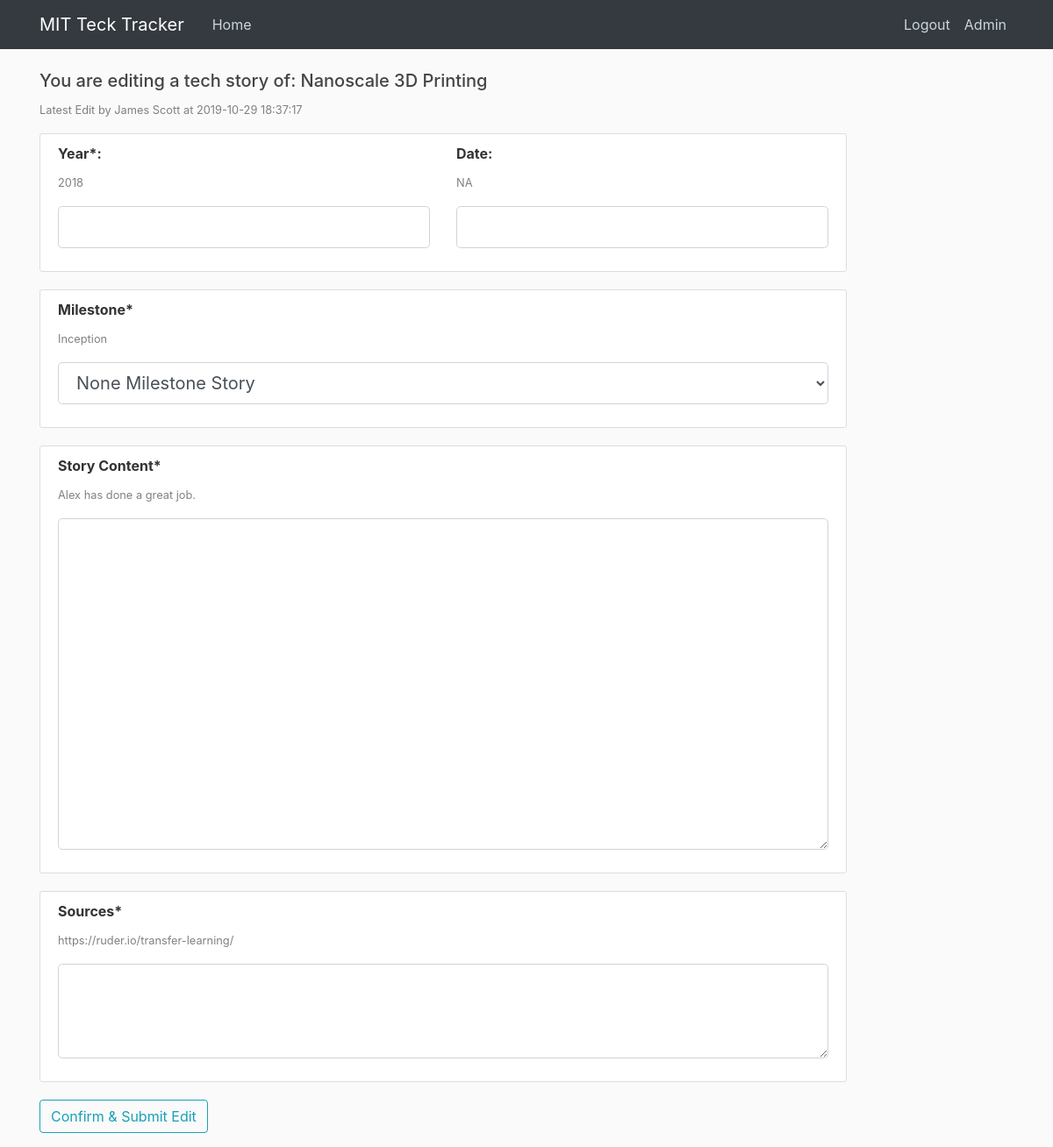
Page /edit_log/8 (signed in) on the committed database.
### tables this page shows
CREATE TABLE tech_story_log (
  log_s_id integer PRIMARY KEY autoincrement,
  contributor integer NOT NULL,
  contribute_time timestamp without time zone NOT NULL,
  tech_name text NOT NULL,
  story_year integer NOT NULL,
  story_date text,
  story_content text NOT NULL,
  milestone text NOT NULL,
  sources text,
  change_committed timestamp without time zone
);

CREATE TABLE users (
  user_id integer PRIMARY KEY autoincrement, -- SERIAL PRIMARY KEY,
  username text,
  email text NOT NULL,
  password text NOT NULL,
  can_scout boolean DEFAULT True,
  can_analyse boolean DEFAULT True,
  can_edit boolean DEFAULT False,
  admin boolean DEFAULT False
);

### app.py (the view, shortened to what this page needs)
@app.route("/edit_log/<log_s_id>", methods = ['GET', 'POST'])
def edit_log(log_s_id):
    user = get_current_user()
    if not user:
        return redirect(url_for('login'))
    if user['can_analyse'] == 0:
        flash('No access to TechAnalytics. Please contact administrators', 'danger')
        return redirect(url_for('home'))
    db = get_db()
    story_cur = db.execute('''
                            select *, datetime(contribute_time,'unixepoch') contribute_time_dt
                            from tech_story_log tsl join users
                            on contributor = user_id
                            where log_s_id = ?
                            ''', [log_s_id])
    story = story_cur.fetchone()
    tech = story['tech_name']
    form = EditTechStoryForm()
    form.milestone.choices = milestones_tuplist
    return render_template('edit_log.html', title='View Tech Story', form = form, user = user, story = story)

### forms.py
class EditTechStoryForm(FlaskForm):
    story_year = IntegerField('Year*')
    story_date = StringField('Date', validators=[Optional(), Regexp(regex =r'(0[1-9]|1[012])[- /.](0[1-9]|[12][0-9]|3[01])',message="Please insert data in mm/dd format")])
    milestone = SelectField('Milestone*', choices = [])
    story_content = TextAreaField('Story Content*',render_kw={"rows": 12})
    sources = TextAreaField('Sources*', render_kw={"rows": 3})
    submit = SubmitField('Confirm & Submit Edit')

### app.py (called while the page is built)
def get_current_user():
    user_result = None
    if 'user' in session:
        user_email = session['user']
        db = get_db()
        user_cur = db.execute('select user_id, email, password, can_scout, can_analyse, can_edit, admin from users where email = ?', [user_email])
        user_result = user_cur.fetchone()
    return user_result

### dbTest.py (called while the page is built)
def connect_db(RowMode=True):
    sql = sqlite3.connect(dbpath)
    if RowMode:
        sql.row_factory = sqlite3.Row
    else:
        sql.row_factory = lambda cursor, row: row[0]
    return sql

def get_db():
    if not hasattr(g, 'sqlite3_db'):
        g.sqlite_db = connect_db()
    return g.sqlite_db

### templates/edit_log.html (shortened to what this page needs)
{% extends "layout.html" %}
{% from "show_links.html" import show_links %}
{% block nav %}
{{ show_links(user) }}
{% endblock %}
{% block content %}
    <h5>You are editing a tech story of: {{ story['tech_name']}} </h5>
    <p><small><font color="grey">Latest Edit by {{ story['username'] }} at {{ story['contribute_time_dt'] }}</font></small></p>
    <form method="POST" action="">
    <div class = "content-section">
        <div class = "row">
          <div class = "col-sm">
            <div class="form-group">
                <b>{{ form.story_year.label(class="form-control-label") }}: </b>
                <p><small><font color="grey">{{ story['story_year']}}</font></small></p>
                {% if form.story_year.errors %}
                  {{ form.story_year(class="form-control form-control-lg is-invalid") }}
                <div class="invalid-feedback">
                  {% for error in form.story_year.errors %}
                        <span>{{ error }}</span>
                  {% endfor %}
                </div>
            {% else %}
              {{ form.story_year(class="form-control form-control-lg") }}
            {% endif %}
            </div>
          </div>
          <div class = "col-sm">
            <div class="form-group">
                <b>{{ form.story_date.label(class="form-control-label") }}: </b>
                <p><small><font color="grey">{% if story['story_date'] %} {{ story['story_date']}} {% else %} NA {% endif %}</font></small></p>
                {% if form.story_date.errors %}
                  {{ form.story_date(class="form-control form-control-lg is-invalid") }}
                <div class="invalid-feedback">
                  {% for error in form.story_date.errors %}
                        <span>{{ error }}</span>
                  {% endfor %}
                </div>
            {% else %}
              {{ form.story_date(class="form-control form-control-lg") }}
            {% endif %}
            </div>
          </div>
        </div>
    </div>
    <div class = "content-section">
      <div class="form-group">
        <b>{{ form.milestone.label(class="form-control-label") }}</b>
        <p><small><font color="grey">{{ story['milestone']}}</font></small></p>
        {% if form.milestone.errors %}
            {{ form.milestone(class="form-control form-control-lg is-invalid") }}
            <div class="invalid-feedback">
                {% for error in form.milestone.errors %}
                    <span>{{ error }}</span>
                {% endfor %}
            </div>
        {% else %}
            {{ form.milestone(class="form-control form-control-lg") }}
        {% endif %}
      </div>
    </div>
    <div class = "content-section">
      <div class="form-group">
        <b>{{ form.story_content.label(class="form-control-label") }}</b>
        <p><small><font color="grey">{{ story['story_content']}}</font></small></p>
        {% if form.story_content.errors %}
            {{ form.story_content(class="form-control form-control-lg is-invalid") }}
            <div class="invalid-feedback">
                {% for error in form.story_content.errors %}
                    <span>{{ error }}</span>
                {% endfor %}
            </div>
        {% else %}
            {{ form.story_content(class="form-control form-control-lg") }}
        {% endif %}
      </div>
    </div>
    <div class = "content-section">
      <div class="form-group">
        <b>{{ form.sources.label(class="form-control-label") }}</b>
        <p><small><font color="grey">{{ story['sources']}}</font></small></p>
        {% if form.sources.errors %}
            {{ form.sources(class="form-control form-control-lg is-invalid") }}
            <div class="invalid-feedback">
                {% for error in form.sources.errors %}
                    <span>{{ error }}</span>
                {% endfor %}
            </div>
        {% else %}
            {{ form.sources(class="form-control form-control-lg") }}
        {% endif %}
      </div>
    </div>
    <div class="form-group">
      {{ form.submit(class="btn btn-outline-info") }}
    </div>
    </form>
{% endblock content %}

### static/main.css (style rules this page uses)
body { background: #fafafa; color: #333333; margin-top: 5rem; }
h1, h2, h3, h4, h5, h6 { color: #444444; }
.content-section { background: #ffffff; padding: 10px 20px; border: 1px solid #dddddd; border-radius: 3px; margin-bottom: 20px; }

### rows in the picture
tech_story_log: tech_name "Nanoscale 3D Printing", story_year "2018", milestone "Inception", story_content "Alex has done a great job.", sources "https://ruder.io/transfer-learning/"
users: username "James Scott"

### other values in the picture
{{ story['contribute_time_dt'] }} "2019-10-29 18:37:17"
